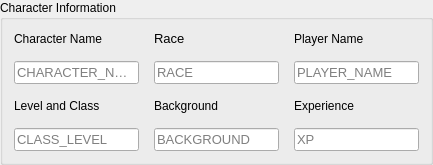
          <widget class="QGroupBox" name="groupBox_2">
           <property name="sizePolicy">
            <sizepolicy hsizetype="MinimumExpanding" vsizetype="Preferred">
             <horstretch>0</horstretch>
             <verstretch>0</verstretch>
            </sizepolicy>
           </property>
           <property name="title">
            <string>Character Information</string>
           </property>
           <layout class="QGridLayout" name="gridLayout_5">
            <item row="0" column="0">
             <layout class="QGridLayout" name="character_info">
              <property name="sizeConstraint">
               <enum>QLayout::SetDefaultConstraint</enum>
              </property>
              <property name="leftMargin">
               <number>0</number>
              </property>
              <property name="rightMargin">
               <number>0</number>
              </property>
              <property name="spacing">
               <number>15</number>
              </property>
              <item row="0" column="0">
               <layout class="QVBoxLayout" name="verticalLayout_13">
                <item>
                 <widget class="QLabel" name="label_5">
                  <property name="text">
                   <string>Character Name</string>
                  </property>
                 </widget>
                </item>
                <item>
                 <widget class="QLineEdit" name="CHARACTER_NAME">
                  <property name="font">
                   <font>
                    <family>Arial</family>
                    <pointsize>10</pointsize>
                   </font>
                  </property>
                  <property name="placeholderText">
                   <string>CHARACTER_NAME</string>
                  </property>
                  <property name="cursorMoveStyle">
                   <enum>Qt::VisualMoveStyle</enum>
                  </property>
                 </widget>
                </item>
               </layout>
              </item>
              <item row="1" column="0">
               <layout class="QVBoxLayout" name="verticalLayout_12">
                <item>
                 <widget class="QLabel" name="label_8">
                  <property name="text">
                   <string>Level and Class</string>
                  </property>
                 </widget>
                </item>
                <item>
                 <layout class="QHBoxLayout" name="horizontalLayout">
                  <property name="spacing">
                   <number>0</number>
                  </property>
                  <property name="topMargin">
                   <number>0</number>
                  </property>
                  <property name="bottomMargin">
                   <number>0</number>
                  </property>
                  <item>
                   <widget class="QLineEdit" name="CLASS_LEVEL">
                    <property name="font">
                     <font>
                      <family>Arial</family>
                      <pointsize>10</pointsize>
                     </font>
                    </property>
                    <property name="placeholderText">
                     <string>CLASS_LEVEL</string>
                    </property>
                   </widget>
                  </item>
                 </layout>
                </item>
               </layout>
              </item>
              <item row="0" column="2">
               <layout class="QVBoxLayout" name="verticalLayout_10">
                <item>
                 <widget class="QLabel" name="label_7">
                  <property name="text">
                   <string>Player Name</string>
                  </property>
                 </widget>
                </item>
                <item>
                 <widget class="QLineEdit" name="PLAYER_NAME">
                  <property name="font">
                   <font>
                    <family>Arial</family>
                    <pointsize>10</pointsize>
                   </font>
                  </property>
                  <property name="placeholderText">
                   <string>PLAYER_NAME</string>
                  </property>
                 </widget>
                </item>
               </layout>
              </item>
              <item row="1" column="1">
               <layout class="QVBoxLayout" name="verticalLayout_9">
                <item>
                 <widget class="QLabel" name="label_9">
                  <property name="text">
                   <string>Background</string>
                  </property>
                 </widget>
                </item>
                <item>
                 <widget class="QLineEdit" name="BACKGROUND">
                  <property name="font">
                   <font>
                    <family>Arial</family>
                    <pointsize>10</pointsize>
                   </font>
                  </property>
                  <property name="placeholderText">
                   <string>BACKGROUND</string>
                  </property>
                 </widget>
                </item>
               </layout>
              </item>
              <item row="1" column="2">
               <layout class="QVBoxLayout" name="verticalLayout_8">
                <item>
                 <widget class="QLabel" name="label_10">
                  <property name="text">
                   <string>Experience</string>
                  </property>
                 </widget>
                </item>
                <item>
                 <widget class="QLineEdit" name="XP">
                  <property name="font">
                   <font>
                    <family>Arial</family>
                    <pointsize>10</pointsize>
                   </font>
                  </property>
                  <property name="placeholderText">
                   <string>XP</string>
                  </property>
                 </widget>
                </item>
               </layout>
              </item>
              <item row="0" column="1">
               <layout class="QVBoxLayout" name="verticalLayout_11">
                <item>
                 <widget class="QLabel" name="label_6">
                  <property name="font">
                   <font>
                    <family>Arial</family>
                    <pointsize>10</pointsize>
                    <weight>50</weight>
                    <bold>false</bold>
                   </font>
                  </property>
                  <property name="text">
                   <string>Race</string>
                  </property>
                 </widget>
                </item>
                <item>
                 <widget class="QLineEdit" name="RACE">
                  <property name="font">
                   <font>
                    <family>Arial</family>
                    <pointsize>10</pointsize>
                   </font>
                  </property>
                  <property name="placeholderText">
                   <string>RACE</string>
                  </property>
                 </widget>
                </item>
               </layout>
              </item>
             </layout>
            </item>
           </layout>
          </widget>
